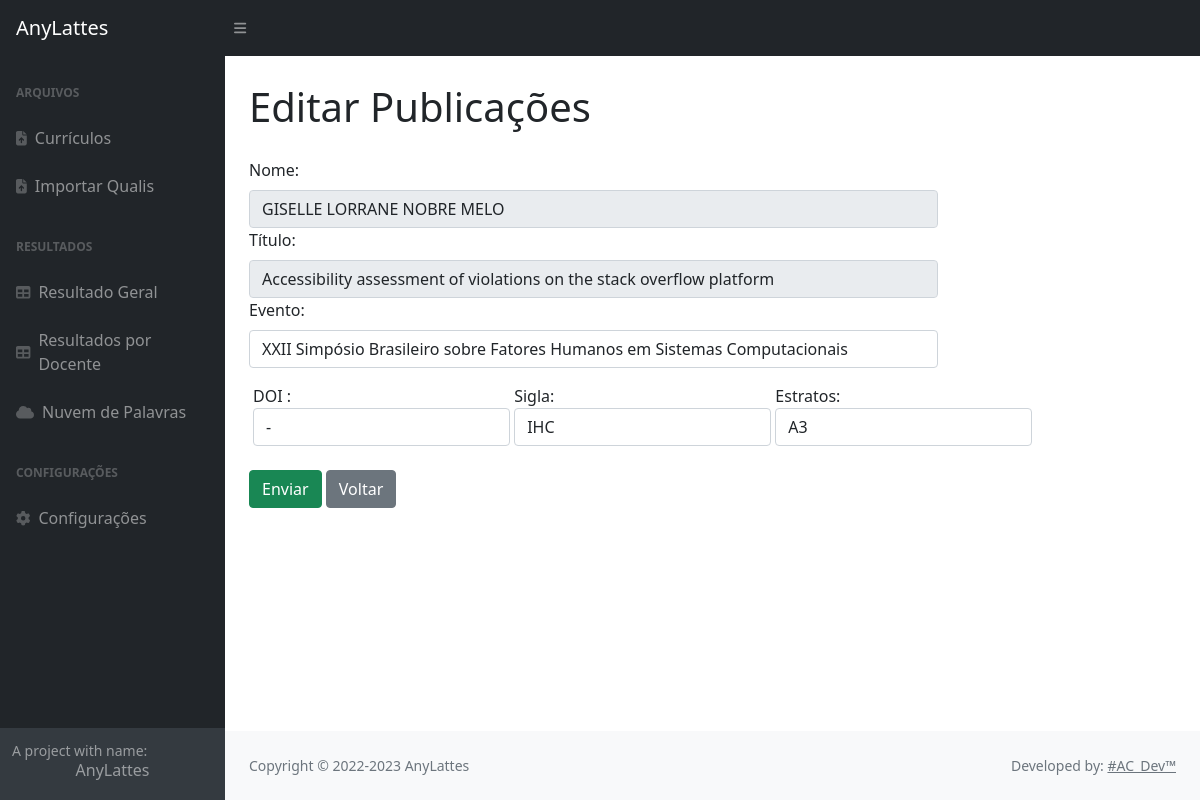
The page /edita_publicacao_docente/8 on the database its author committed.
### tables this page shows
CREATE TABLE resultados(
                id INTEGER NOT NULL primary key autoincrement,
                nome_docente text NOT NULL,
                documento text NOT NULL,
                ano_evento text NOT NULL,
                titulo text NOT NULL,
                doi text NOT NULL,
                sigla text NOT NULL,
                nome_evento text NOT NULL,
                autores text NOT NULL,
                estratos text,
                notas REAL,
                versao INTEGER DEFAULT 0 NOT NULL
                );

### app.py (the view)
@app.route("/edita_publicacao_docente/<id>",methods=['POST','GET'])
def edita_publicacao_docente(id):
    mostra = mostra_publicacao(id)
    return render_template('edita_publicacao_docente.html',mostra=mostra)

### models/consulta.py (called while the page is built)
def mostra_publicacao(id):
    sql = "select id, nome_docente, titulo, doi, sigla, nome_evento, estratos from resultados r where id= "+id+";"
    cursor = db.cursor()
    cursor.execute(sql)
    resultado = cursor.fetchone()
    return resultado

### templates/edita_publicacao_docente.html (shortened to what this page needs)
{% extends 'base.html'%}
{%block content%}
<h1>{%block title%}Editar Publicações {%endblock%}</h1>
<form action="{{ url_for('atualiza_docente') }}" method="post" class="form-inline">
    <div class="row">
        <div class="col-md-9">
            <div class="form-group">
                <label for="nome_docente" class="form-label">Nome: </label>
                <input disabled type="text" name="nome_docente" value="{{mostra[1]}}" class="form-control">
            </div>
            <div class="form-group">
                <label for="titulo" class="form-label">Título:</label>
                <input disabled type="text" name="titulo" value="{{mostra[2]}}" class="form-control">
            </div>
            <div class="form-group">
                <label for="nome_docente" class="form-label"> Evento: </label>
                <input type="text" name="nome_evento" value="{{mostra[5]}}" class="form-control">
            </div>
        </div>
        <div class="card-body">
            <div class="row">
                <div class="container">
                    <label for="nome_docente" class="form-label"> DOI :
                        <input type="text" name="doi" value="{{mostra[3]}}" class="form-control col-md-3">
                    </label>
                    <label for="nome_docente" class="form-label">Sigla:
                        <input type="text" name="sigla" value="{{mostra[4]}}" class="form-control">
                    </label>
                    <label for="nome_docente" class="form-label">Estratos:
                        <input type="text" name="estratos" value="{{mostra[6]}}" class="form-control col-md-2">
                    </label>
                </div>
            </div>
        </div>
        <div>
            <button type="submit" class="btn btn-success">Enviar</button>
            <a href="{{url_for('resultado_por_docente')}}" class="btn btn-secondary" type="button">Voltar</a>
        </div>
    </div>
</form>
{%endblock%}

### static/css/estilos.css (style rules this page uses)
h1 { display: block; margin-block-start: 0.67em; margin-block-end: 0.67em; margin-inline-start: 0px; margin-inline-end: 0px; }

### rows shown on the page
resultados: nome_docente "GISELLE LORRANE NOBRE MELO", titulo "Accessibility assessment of violations on the stack overflow platform", nome_evento "XXII Simpósio Brasileiro sobre Fatores Humanos em Sistemas Computacionais", doi "-", sigla "IHC", estratos "A3"
